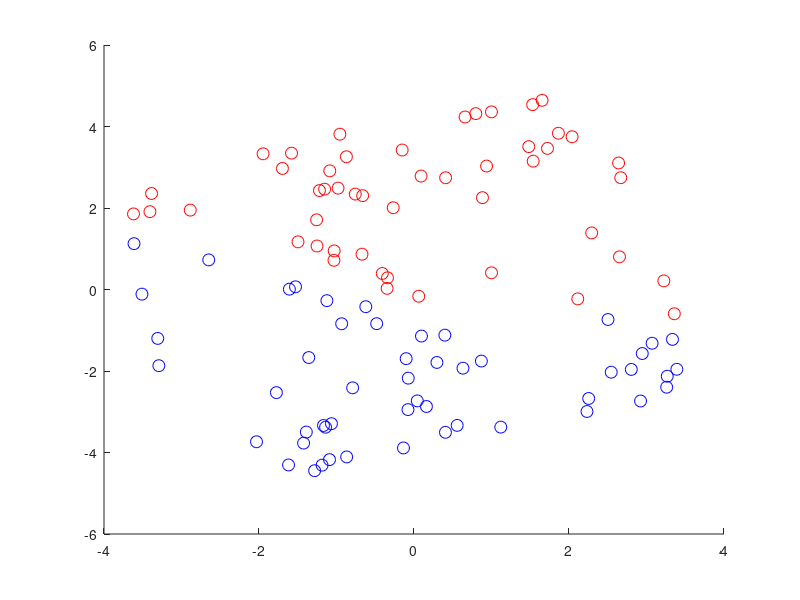

The MATLAB script that drew this image:
load volby_2017

teziste = sum(T.data) / size(T.data, 1);

body_v_pocatku = T.data - teziste;

A = body_v_pocatku' * body_v_pocatku;
[V, D] = eig(A);
dim2 = V(:,end-1:end);
otazky = (body_v_pocatku * dim2);

odpovedi = sum(T.data, 2);
barvicky = zeros(size(odpovedi, 1), 3);
for i = 1:size(odpovedi)
    if odpovedi(i) > 0
        barvicky(i, 1) = 1;
    else
        barvicky(i, 3) = 1;
    end
end
scatter(otazky(:,1), otazky(:,2), 75, barvicky);
saveas(gcf, 'otazky.png');
